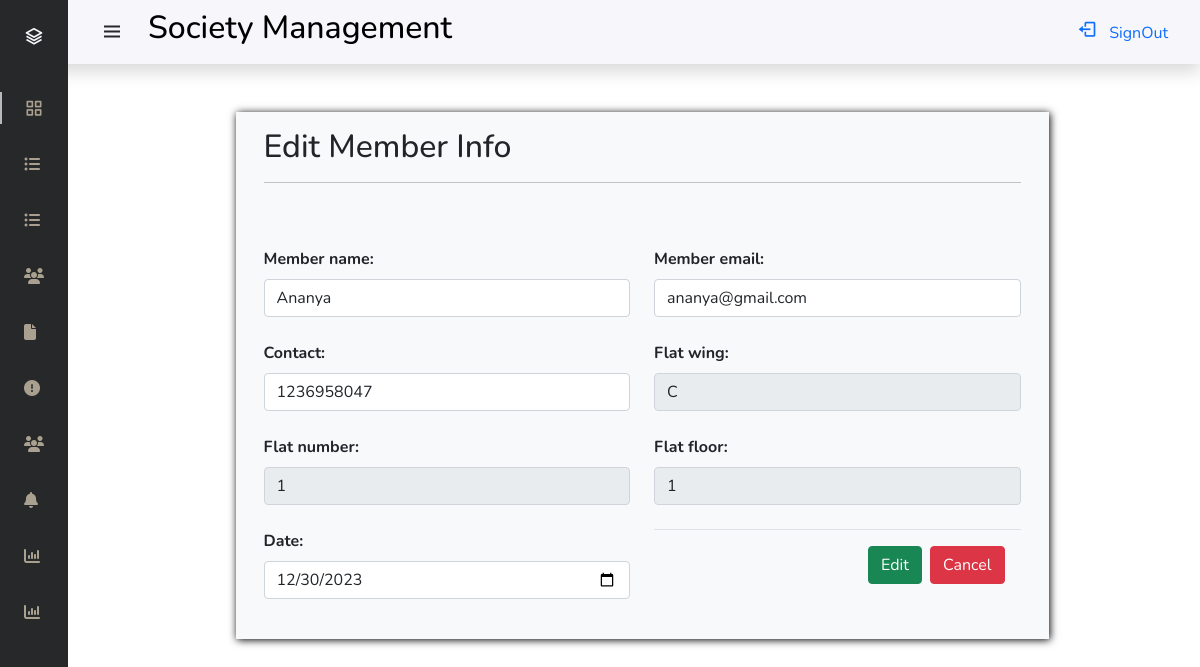
The page /edit_member.php?id=15 (signed in) on the database its author committed.
### tables this page shows
CREATE TABLE `members` (
  `member_id` int(10) NOT NULL,
  `member_name` varchar(50) NOT NULL,
  `email` varchar(40) NOT NULL,
  `contact` int(10) NOT NULL,
  `wing` varchar(10) NOT NULL,
  `flat_number` int(4) NOT NULL,
  `floor_number` int(11) NOT NULL,
  `date` date NOT NULL
);

### edit_member.php (the view, shortened to what this page needs)
<?php
include 'curd_functions.php';
if (isset($_SESSION['admin_email']) && isset($_SESSION['admin_pwd'])) {
$fid = $_GET['id'];
$select = "SELECT * FROM members WHERE member_id = {$fid}";
$result = mysqli_query($conn, $select);
if (mysqli_num_rows($result) > 0) {
    while ($row = mysqli_fetch_assoc($result)) {
?>
<!DOCTYPE html>
<html lang="en">
<head>
    <link href="https://cdn.jsdelivr.net/npm/bootstrap@5.0.2/dist/css/bootstrap.min.css" rel="stylesheet">
    <link href="https://cdn.jsdelivr.net/npm/boxicons@latest/css/boxicons.min.css" rel="stylesheet">
    <link rel="stylesheet" href="https://cdnjs.cloudflare.com/ajax/libs/font-awesome/4.7.0/css/font-awesome.min.css">
    <link rel="stylesheet" href="./css/stl.css">
</head>
<body id="body-pd">
    <?php
    include 'functions.php';
    side_bar();
    ?>
    <div class="container">
        <div class="row mt-5">
            <div class="col-lg-9 m-auto mt-5" style="box-shadow: 1px 1px 8px 0 black; background-color: #f8f9fa;">
                <form action="" class="p-3" method="post" onsubmit="return member()">
                    <h2 class="h-2">Edit Member Info</h2>
                    <hr>
                    <input type="hidden" name="flat_id" value="<?php echo $row['member_id']; ?>" required><br><br>
                    <div class="row">
                        <div class="col">
                            <label for="member_name" class="form-label"><b>Member name:</b></label>
                            <input type="text" name="member_name" class="form-control" id="member_name" value="<?php echo $row['member_name'] ?>"><br>
                        </div>
                        <div class="col">
                            <label for="email" class="form-label"><b>Member email:</b></label>
                            <input type="email" name="email" class="form-control" id="email" value="<?php echo $row['email'] ?>"><br>
                        </div>
                    </div>
                    <div class="row">
                        <div class="col">
                            <label for="contact" class="form-label"><b>Contact:</b></label>
                            <input type="text" name="contact" class="form-control" id="contact" value="<?php echo $row['contact'] ?>"><br>
                        </div>
                        <div class="col">
                            <label for="wing" class="form-label"><b>Flat wing:</b></label>
                            <input type="text" name="wing" class="form-control" id="wing" value="<?php echo $row['wing'] ?>" readonly><br>
                        </div>
                    </div>
                    <div class="row">
                        <div class="col">
                            <label for="flat_number" class="form-label"><b>Flat number:</b></label>
                            <input type="text" name="flat_number" class="form-control" id="flat_number" value="<?php echo $row['flat_number'] ?>" readonly><br>
                        </div>
                        <div class="col">
                            <label for="floor_number" class="form-label"><b>Flat floor:</b></label>
                            <input type="text" name="floor_number" class="form-control" id="floor_number" value="<?php echo $row['floor_number'] ?>" readonly><br>
                        </div>
                    </div>
                    <div class="row">
                        <div class="col">
                            <label for="date" class="form-label"><b>Date:</b></label>
                            <input type="date" name="date" class="form-control" id="date" value="<?php echo $row['date'] ?>"><br>
                        </div>
                        <div class="col">
                            <div class="modal-footer">
                                <input type="submit" name="submit" value="Edit" class="btn btn-success">
                                <a href="members.php" class="btn btn-danger">Cancel</a>
                            </div>
                        </div>
                    </div>
                </form>
            </div>
        </div>
    </div>
</body>
</html>
<?php
    }
}
}
else{
  header('location:admin_login.php');
}
?>

### functions.php (shortened to what this page needs)
<?php
function side_bar(){
?>
    <header class="header shadow" id="header">
        <div class="header_toggle" style="display:flex; align-items:center;">
        <i class='bx bx-menu' id="header-toggle"></i>
        <h2 style = "padding-left:1.5rem; color:black;">Society Management</h2>
    </div>
        <div>
        <a href="admin_logout.php">
                <i class='bx bx-log-out nav_icon'></i>
                <span class="sign-out">SignOut</span>
        </a>
</div>
    </header>
    <div class="l-navbar" id="nav-bar">
        <nav class="nav">
            <div>
                 <a href="#" class="nav_logo nav_mobile_link">
                    <i class='bx bx-layer nav_logo-icon'></i>
                </a>
                <div class="nav_list">
                    <a href="admin_home.php" class="nav_link active">
                        <i class='bx bx-grid-alt nav_icon'></i>
                    </a>
                    <a href="wing.php" class="nav_link">
                        <i class='fa fa-list-ul'></i>
                    </a>
                    <a href="flats.php" class="nav_link">
                        <i class='fa fa-list-ul'></i>
                    </a>
                    <a href="members.php" class="nav_link">
                        <i class='fa fa-users'></i>
                    </a>
                    <a href="bills.php" class="nav_link">
                        <i class='fa fa-file'></i>
                    </a>
                    <a href="complaints.php" class="nav_link">
                        <i class='fa fa-exclamation-circle'></i>
                    </a>
                    <a href="visitors.php" class="nav_link">
                        <i class='fa fa-users'></i>
                    </a>
                    <a href="notice.php" class="nav_link">
                        <i class='fa fa-bell'></i>
                    </a>
                    <a href="reports.php" class="nav_link">
                        <i class='fa fa-bar-chart'></i>
                    </a>
                    <a href="contact.php" class="nav_link">
                        <i class='fa fa-bar-chart'></i>
                    </a>
            </div>
            </div>
        </nav>
    </div>
<?php
}
?>

### css/stl.css (style rules this page uses)
:root { --header-height: 3rem; --nav-width: 68px; --first-color: #272829; --first-color-light: #E1D4BB; --white-color: #F7F6FB; --body-font: 'Nunito', sans-serif; --normal-font-size: 1rem; --z-fixed: 100 }
*,::before,::after { box-sizing: border-box }
body { position: relative; margin: var(--header-height) 0 0 0; padding: 0 1rem; font-family: var(--body-font); font-size: var(--normal-font-size); transition: .5s }
a { text-decoration: none; }
.header { width: 100%; height: var(--header-height); position: fixed; top: 0; left: 0; display: flex; align-items: center; justify-content: space-between; padding: 0 1rem; background-color: var(--white-color); z-index: var(--z-fixed); transition: .5s; }
.header_toggle { color: var(--first-color); font-size: 1.5rem; cursor: pointer; }
.l-navbar { position: fixed; top: 0; left: -30%; width: var(--nav-width); height: 100vh; background-color: var(--first-color); padding: .5rem 1rem 0 0; transition: .5s; z-index: var(--z-fixed); }
.nav { height: 100%; display: flex; flex-direction: column; justify-content: space-between; overflow: hidden; }
.nav_logo, .nav_link { display: grid; grid-template-columns: max-content max-content; align-items: center; column-gap: 1rem; padding: .5rem 0 .5rem 1.5rem; }
.nav_logo { margin-bottom: 2rem; }
.nav_logo-icon { font-size: 1.25rem; color: var(--white-color); }
.nav_link { position: relative; color: var(--first-color-light); margin-bottom: 1rem; transition: .3s; opacity: 0.7; }
.nav_icon { font-size: 1.25rem; }
.active { color: var(--white-color); }
.active::before { content: ''; position: absolute; left: 0; width: 2px; height: 32px; background-color: var(--white-color); }
.nav_link { display: flex; align-items: center; color: var(--first-color-light); margin-bottom: 1rem; transition: .3s; max-height: 40px; overflow: hidden; }
.nav_icon { font-size: 1.25rem; margin-right: 0.5rem; }
@media screen and (min-width: 768px) { body { margin: calc(var(--header-height) + 1rem) 0 0 0; padding-left: calc(var(--nav-width) + 2rem); } }
@media screen and (min-width: 768px) { .header { height: calc(var(--header-height) + 1rem); padding: 0 2rem 0 calc(var(--nav-width) + 2rem); } }
@media screen and (min-width: 768px) { .l-navbar { left: 0; padding: 1rem 1rem 0 0; } }

### rows shown on the page
members: member_name "Ananya", email "ananya@gmail.com", contact "1236958047", wing "C", flat_number "1", floor_number "1", date "12/30/2023"
